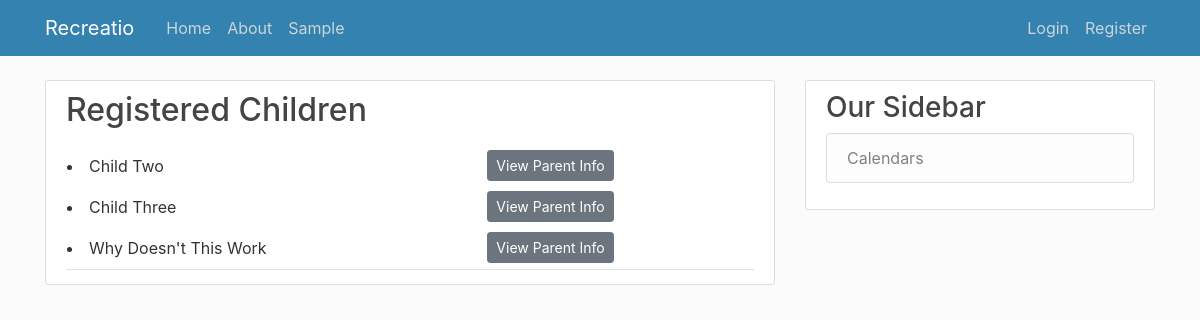
The page /activity/6/registered/ on the database its author committed.
### users/models.py (models this page shows, shortened)
class Child(models.Model):
    first_name = models.CharField(max_length=20)
    last_name = models.CharField(max_length=30)
    birth_date = models.DateField()
    parent = models.ManyToManyField(Profile)
    activities = models.ManyToManyField(Activities)

### users/views.py (the view)
# urls.py: path('activity/<int:pk>/registered/', user_views.enrolled_children, name='activity-registered'),
def enrolled_children(request, pk):
    children = Child.objects.filter(activities__id = pk)
    children = children.order_by("first_name")
    context = {
        'children': children
    }
    return render(request, 'users/activities_detail_registered.html', context)

### users/templates/users/activities_detail_registered.html (shortened to what this page needs)
{% extends "web/base.html" %}
{% block content %}
  <body>
    <article class="media content-section">
    <div class="media-body">
        <div class="article-metadata">
            <h2>Registered Children</h2>
            <div>
              <table style="width: 100%">
              <ol>
                {% for child in children %}
                  <tr>
                    <td>
                      <li>{{child.first_name}} {{child.last_name}}</li>
                    </td>
                    <td>
                      <a class= "btn btn-secondary btn-sm mt-1 mb-1" href = "{% url 'parent-info' child.id %}">View Parent Info</a>
                    </td>
                  </tr>
                {% endfor%}
                </ol>
            </div>
        </div>
    </div>
    </article>
    </body>
{% endblock content %}

### web/static/web/main.css (style rules this page uses)
body { background: #fafafac0; color: #333333; margin-top: 5rem; }
h1, h2, h3, h4, h5, h6 { color: #444444; }
.content-section { background: #ffffff; padding: 10px 20px; border: 1px solid #dddddd; border-radius: 3px; margin-bottom: 20px; }
.article-metadata { padding-bottom: 1px; margin-bottom: 4px; border-bottom: 1px solid #e3e3e3 }

### rows shown on the page
Child: first_name "Child", last_name "Two"
Child: first_name "Child", last_name "Three"
Child: first_name "Why", last_name "Doesn't This Work"
